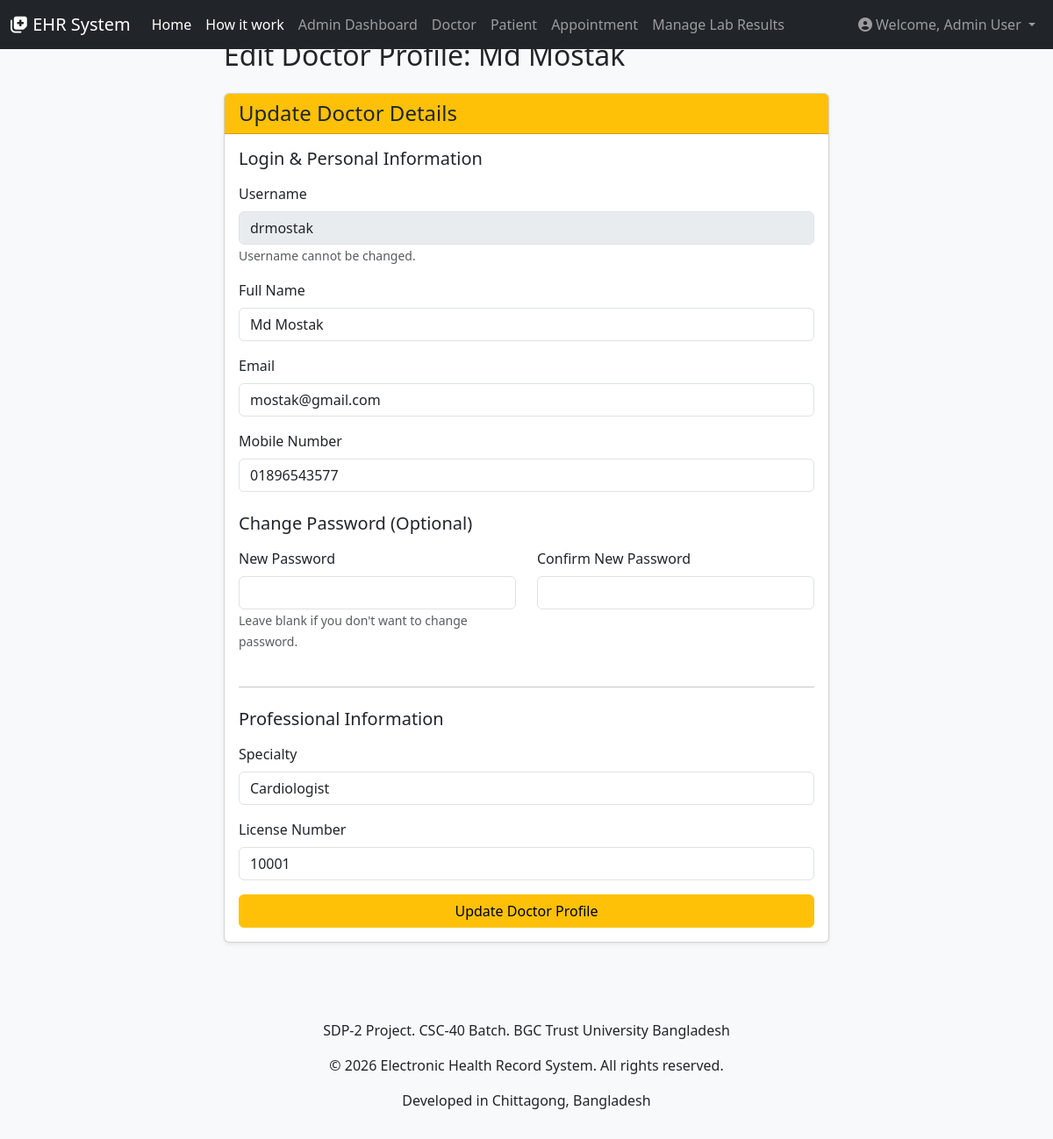
The app's page /admin/edit_doctor.php?user_id=2 (signed in) with its own data.
### tables this page shows
CREATE TABLE `doctors` (
  `id` int(11) NOT NULL,
  `user_id` int(11) NOT NULL,
  `designation` varchar(100) DEFAULT NULL,
  `chamber_location` text DEFAULT NULL,
  `education_qualification` text DEFAULT NULL,
  `specialty` varchar(255) DEFAULT NULL,
  `license_number` varchar(255) DEFAULT NULL,
  `profile_picture` varchar(255) DEFAULT NULL,
  `created_at` timestamp NOT NULL DEFAULT current_timestamp(),
  `updated_at` timestamp NOT NULL DEFAULT current_timestamp() ON UPDATE current_timestamp()
);

CREATE TABLE `users` (
  `id` int(11) NOT NULL,
  `full_name` varchar(255) NOT NULL,
  `email` varchar(255) NOT NULL,
  `username` varchar(255) DEFAULT NULL,
  `password` varchar(255) NOT NULL,
  `mobile` varchar(20) DEFAULT NULL,
  `user_type` enum('doctor','patient','admin') NOT NULL,
  `created_at` timestamp NOT NULL DEFAULT current_timestamp(),
  `updated_at` timestamp NOT NULL DEFAULT current_timestamp() ON UPDATE current_timestamp()
);

### admin/edit_doctor.php (the view, shortened to what this page needs)
<?php
require_once '../includes/db_connection.php';
require_once '../includes/header.php';
$doctor_data = null;
$user_id_to_edit = filter_var($_GET['user_id'] ?? null, FILTER_VALIDATE_INT);
try {
    $stmt = $pdo->prepare("SELECT u.id AS user_id, u.username, u.full_name, u.email, u.mobile, d.specialty, d.license_number
                          FROM users u
                          JOIN doctors d ON u.id = d.user_id
                          WHERE u.id = ? AND u.user_type = 'doctor'");
    $stmt->execute([$user_id_to_edit]);
    $doctor_data = $stmt->fetch();
} catch (PDOException $e) {
    $message = "Error fetching doctor data: " . $e->getMessage();
    $message_type = "danger";
}
?>
<div class="row justify-content-center">
    <div class="col-md-8 col-lg-7">
        <h2 class="mb-4">Edit Doctor Profile: <?php echo htmlspecialchars($doctor_data['full_name'] ?? ''); ?></h2>
        <div class="card shadow-sm mb-4">
            <div class="card-header bg-warning text-dark">
                <h4 class="mb-0">Update Doctor Details</h4>
            </div>
            <div class="card-body">
                <form action="edit_doctor.php?user_id=<?php echo htmlspecialchars($user_id_to_edit); ?>" method="POST">
                    <h5 class="mb-3">Login & Personal Information</h5>
                    <div class="mb-3">
                        <label for="username" class="form-label">Username</label>
                        <input type="text" class="form-control" id="username" name="username" value="<?php echo htmlspecialchars($doctor_data['username'] ?? ''); ?>" disabled>
                        <small class="form-text text-muted">Username cannot be changed.</small>
                    </div>
                    <div class="mb-3">
                        <label for="full_name" class="form-label">Full Name</label>
                        <input type="text" class="form-control" id="full_name" name="full_name" required value="<?php echo htmlspecialchars($_POST['full_name'] ?? $doctor_data['full_name'] ?? ''); ?>">
                    </div>
                    <div class="mb-3">
                        <label for="email" class="form-label">Email</label>
                        <input type="email" class="form-control" id="email" name="email" required value="<?php echo htmlspecialchars($_POST['email'] ?? $doctor_data['email'] ?? ''); ?>">
                    </div>
                    <div class="mb-3">
                        <label for="mobile" class="form-label">Mobile Number</label>
                        <input type="text" class="form-control" id="mobile" name="mobile" required value="<?php echo htmlspecialchars($_POST['mobile'] ?? $doctor_data['mobile'] ?? ''); ?>">
                    </div>
                    <h5 class="mt-4 mb-3">Change Password (Optional)</h5>
                    <div class="row">
                        <div class="col-md-6 mb-3">
                            <label for="password" class="form-label">New Password</label>
                            <input type="password" class="form-control" id="password" name="password">
                            <small class="form-text text-muted">Leave blank if you don't want to change password.</small>
                        </div>
                        <div class="col-md-6 mb-3">
                            <label for="confirm_password" class="form-label">Confirm New Password</label>
                            <input type="password" class="form-control" id="confirm_password" name="confirm_password">
                        </div>
                    </div>
                    <hr class="mt-4 mb-4">
                    <h5 class="mb-3">Professional Information</h5>
                    <div class="mb-3">
                        <label for="specialty" class="form-label">Specialty</label>
                        <input type="text" class="form-control" id="specialty" name="specialty" required value="<?php echo htmlspecialchars($_POST['specialty'] ?? $doctor_data['specialty'] ?? ''); ?>">
                    </div>
                    <div class="mb-3">
                        <label for="license_number" class="form-label">License Number</label>
                        <input type="text" class="form-control" id="license_number" name="license_number" required value="<?php echo htmlspecialchars($_POST['license_number'] ?? $doctor_data['license_number'] ?? ''); ?>">
                    </div>
                    <button type="submit" class="btn btn-warning w-100">Update Doctor Profile</button>
                </form>
            </div>
        </div>
    </div>
</div>
<?php require_once '../includes/footer.php'; ?>

### assets/css/style.css (style rules this page uses)
body { background-color: #f8f9fa; min-height: 100vh; display: flex; flex-direction: column; }

### records on screen
doctors: user.full_name "Md Mostak", username "drmostak", full_name "Md Mostak", email "mostak@gmail.com", mobile "01896543577", specialty "Cardiologist", license_number "10001"

### other values on screen
$user_full_name "Admin User"
